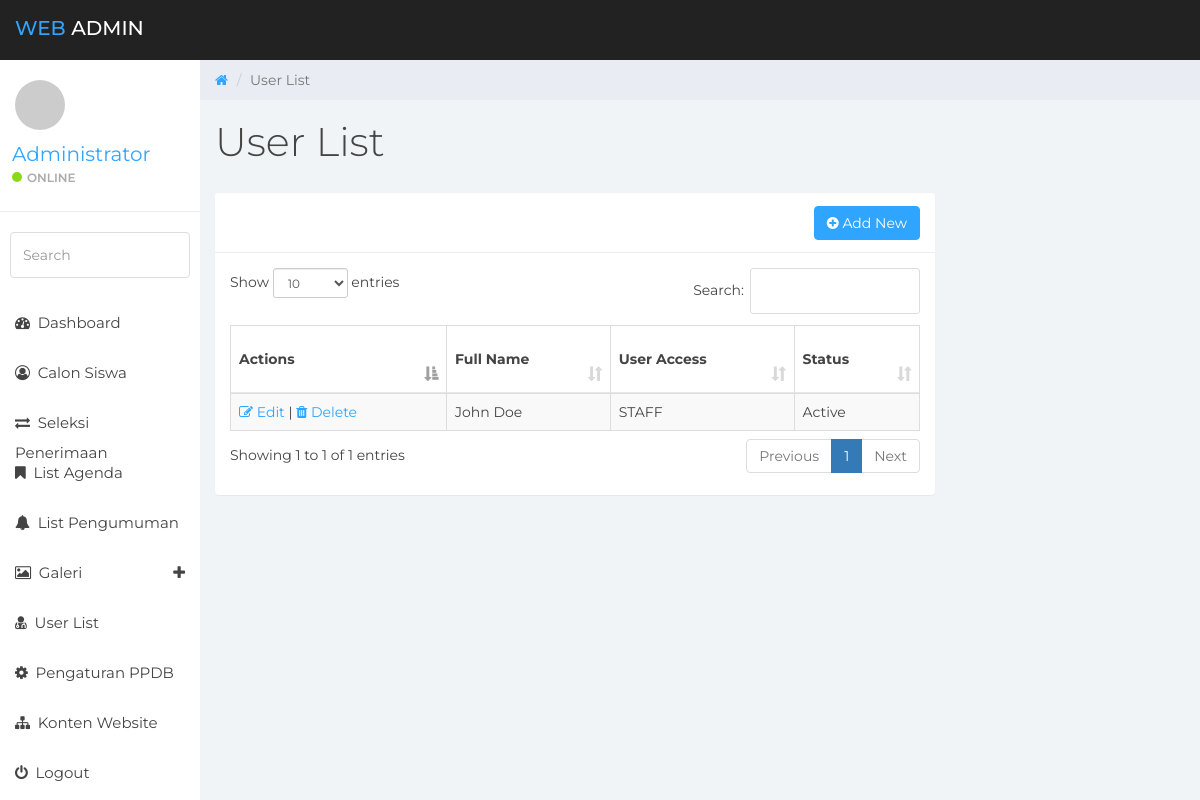
The page /sysadmin/?page=user-list (signed in) on the database as committed earlier.
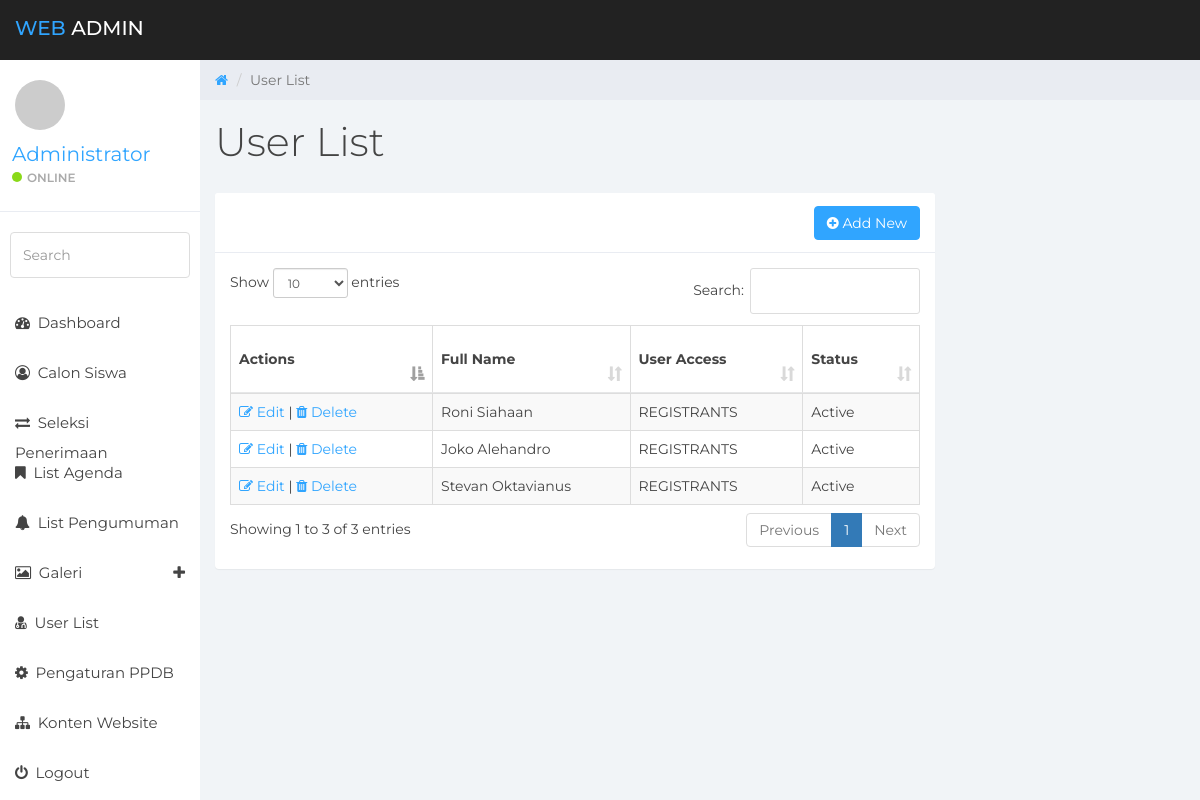
The same page on the database as committed later.
### tables this page shows
CREATE TABLE `users` (
  `user_id` int(11) NOT NULL,
  `user_keyname` varchar(50) NOT NULL,
  `user_keypass` varchar(64) NOT NULL,
  `user_fullname` varchar(100) NOT NULL,
  `user_email` varchar(100) NOT NULL,
  `role_id` int(5) NOT NULL,
  `user_status` int(2) NOT NULL
);

CREATE TABLE `users_role` (
  `role_id` int(2) NOT NULL,
  `role_name` varchar(15) NOT NULL
);

### includes/constants.php (called while the page is built, shortened)
<?php
$baseurl = "http://".$_SERVER['HTTP_HOST'].str_replace(basename($_SERVER['SCRIPT_NAME']),"",$_SERVER['SCRIPT_NAME']);
?>

### includes/class.db.php (called while the page is built, shortened)
<?php
class DB
{
    private $link = null;
    static $inst = null;
    public function __construct()
    {
        try {
            $this->link = new mysqli( DB_HOST, DB_USER, DB_PASS, DB_NAME );
            $this->link->set_charset( "utf8" );
        } catch ( Exception $e ) {
            die( 'Unable to connect to database' );
        }
    }
    public function get_results( $query, $object = false )
    {
        $results = $this->link->query( $query );
        if( $this->link->error )
        {
            $this->log_db_errors( $this->link->error, $query );
            return false;
        }
        else
        {
            $row = array();
            while( $r = ( !$object ) ? $results->fetch_assoc() : $results->fetch_object() )
            {
                $row[] = $r;
            }
            return $row;
        }
    }
    static function getInstance()
    {
        if( self::$inst == null )
        {
            self::$inst = new DB();
        }
        return self::$inst;
    }
}

### sysadmin/modules/users/v_list.php (the view, shortened to what this page needs)
<?php
$pagetitle = "User List";
$act = "modules/users/do_task.php";
$getpage = "user-list";
$getact = htmlspecialchars($_GET["act"], ENT_QUOTES, 'UTF-8');
?>
<div class="row">
    <ol class="breadcrumb">
        <li><a href="<?php echo $baseurl;?>">
            <em class="fa fa-home"></em>
        </a></li>
        <li class="active"><?php echo $pagetitle;?></li>
    </ol>
</div>
<div class="row">
    <div class="col-lg-12">
        <h1 class="page-header"><?php echo $pagetitle;?></h1>
    </div>
</div>
<?php
switch($getact){
    default:
?>
<div class="row">
    <div class="col-lg-9">
        <div class="panel panel-default">
            <div class="panel-heading">
                <span class="pull-right"><button class="btn btn-primary" onclick="location.href='?page=<?php echo $getpage; ?>&act=add';"><i class="fa fa-plus-circle"></i> Add New</button> </span>
            </div>
            <div class="panel-body">
                <table id="example" class="table table-striped table-bordered" style="width:100%">
                    <thead>
                        <tr>
                            <th>Actions</th>
                            <th>Full Name</th>
                            <th>User Access</th>
                            <th>Status</th>
                        </tr>
                    </thead>
                    <tbody>
                        <?php
                            $query = "SELECT u.user_keyname, u.user_fullname, ul.role_name, u.user_status "
                                    . "FROM users AS u INNER JOIN users_role AS ul ON u.role_id = ul.role_id "
                                    . "WHERE u.role_id <> 1";
                            $results = $database->get_results( $query );
                            foreach( $results as $row )
                            {
                                echo "<tr>";
                                    echo "<td>
                                            <a href='?page=$getpage&act=edit&key=$row[user_keyname]'><i class='fa fa-edit'></i> Edit</a> |
                                            <a href='$act?page=$getpage&act=delete&key=$row[user_keyname]'><i class='fa fa-trash'></i> Delete</a>
                                        </td>";
                                    echo "<td>$row[user_fullname]</td>";
                                    echo "<td>". strtoupper($row[role_name]) ."</td>";
                                    echo "<td>".$status = $row[user_status] == 1 ? 'Active':'Non Active'."</td>";
                                echo "</tr>";
                            }
                        ?>
                    </tbody>
                </table>
            </div>
        </div>
    </div>
</div>
<?php
break;
?>
<?php
}
?>

Rows that differ between the two databases and show on the page:
removed users: user_fullname "John Doe", role.role_name "STAFF", user_status "Active"
added users: user_fullname "Roni Siahaan", role.role_name "REGISTRANTS", user_status "Active"
added users: user_fullname "Joko Alehandro", role.role_name "REGISTRANTS", user_status "Active"
added users: user_fullname "Stevan Oktavianus", role.role_name "REGISTRANTS", user_status "Active"
Other text that changed with them:
text written by a page script: "Show entries Search: Showing 1 to 1 of 1 entries Previous 1 Next" → "Show entries Search: Showing 1 to 3 of 3 entries Previous 1 Next"
